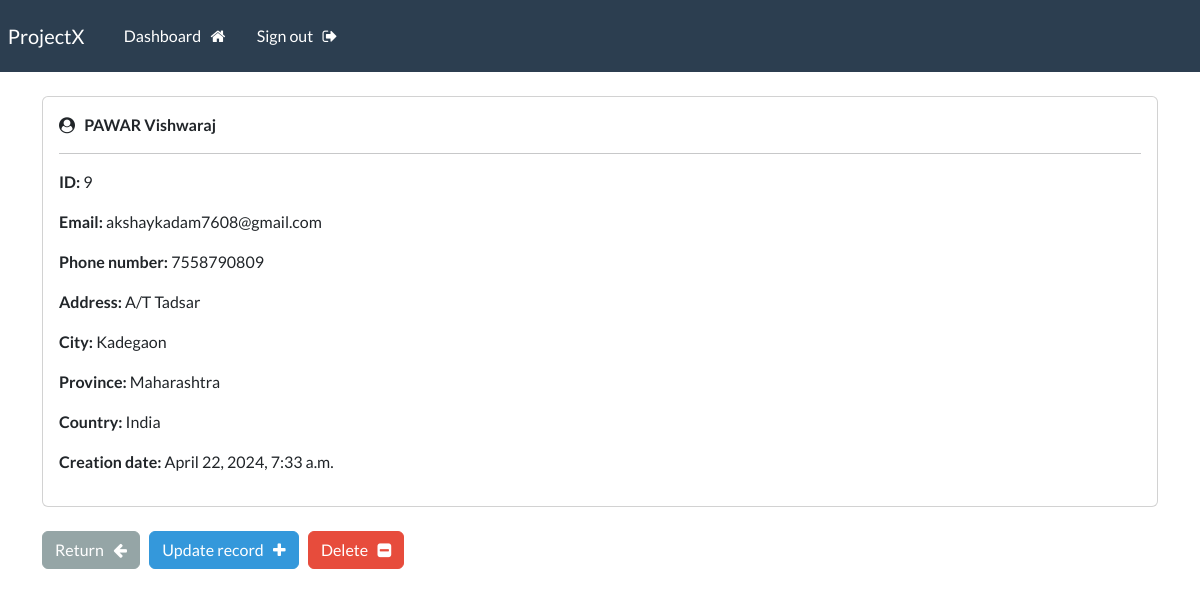
/record/9 (signed in), run on the app's committed database.
### webapp/models.py (models this page shows, shortened)
class Record(models.Model):
    creation_date = models.DateTimeField(auto_now_add=True)
    first_name = models.CharField(max_length=100)
    last_name = models.CharField(max_length=100)
    email  = models.CharField(max_length=255)
    phone = models.CharField(max_length=20)
    address = models.CharField(max_length=300)
    city = models.CharField(max_length=255)
    province = models.CharField(max_length=200)
    country = models.CharField(max_length=125)

### webapp/views.py (the view)
# urls.py: path('record/<int:pk>', views.singular_record, name="record"),
@login_required(login_url='my-login')
def singular_record(request, pk):
    all_records = Record.objects.get(id=pk)
    context = {'record':all_records}
    return render (request, 'webapp/view-record.html', context=context)

### webapp/templates/webapp/view-record.html (shortened to what this page needs)
{% extends 'webapp/base.html' %}
{% block content %}
    <div class="card">
        <div class="card-body">
            <i class="fa fa-user-circle" aria-hidden="true"></i> &nbsp;
            <strong>
                {{record.last_name|upper}}
                {{record.first_name}}
            </strong>
            <hr>
            <p> <strong> ID: </strong>{{record.id}} </p>
            <p> <strong> Email: </strong>{{record.email}} </p>
            <p> <strong> Phone number: </strong>{{record.phone}} </p>
            <p> <strong> Address: </strong>{{record.address}} </p>
            <p> <strong> City: </strong>{{record.city}} </p>
            <p> <strong> Province: </strong>{{record.province}} </p>
            <p> <strong> Country: </strong>{{record.country}} </p>
            <p> <strong> Creation date: </strong>{{record.creation_date}} </p>
        </div>
    </div>
    <br>
    <a href="{%url 'dashboard' %}" class="btn btn-secondary"> Return &nbsp; <i class="fa fa-arrow-left" aria-hidden="true"></i></a>
    <a href="{%url 'update-record' record.id %}" class="btn btn-info"> Update record &nbsp; <i class="fa fa-plus" aria-hidden="true"></i></a>
    <a href="{%url 'delete-record' record.id %}" class="btn btn-danger"> Delete &nbsp; <i class="fa fa-minus-square" aria-hidden="true"></i></a>
{% endblock %}

### data on the page
Record: last_name "PAWAR", first_name "Vishwaraj", id "9", email "akshaykadam7608@gmail.com", phone "7558790809", address "A/T Tadsar", city "Kadegaon", province "Maharashtra", country "India", creation_date "April 22, 2024, 7:33 a.m."
